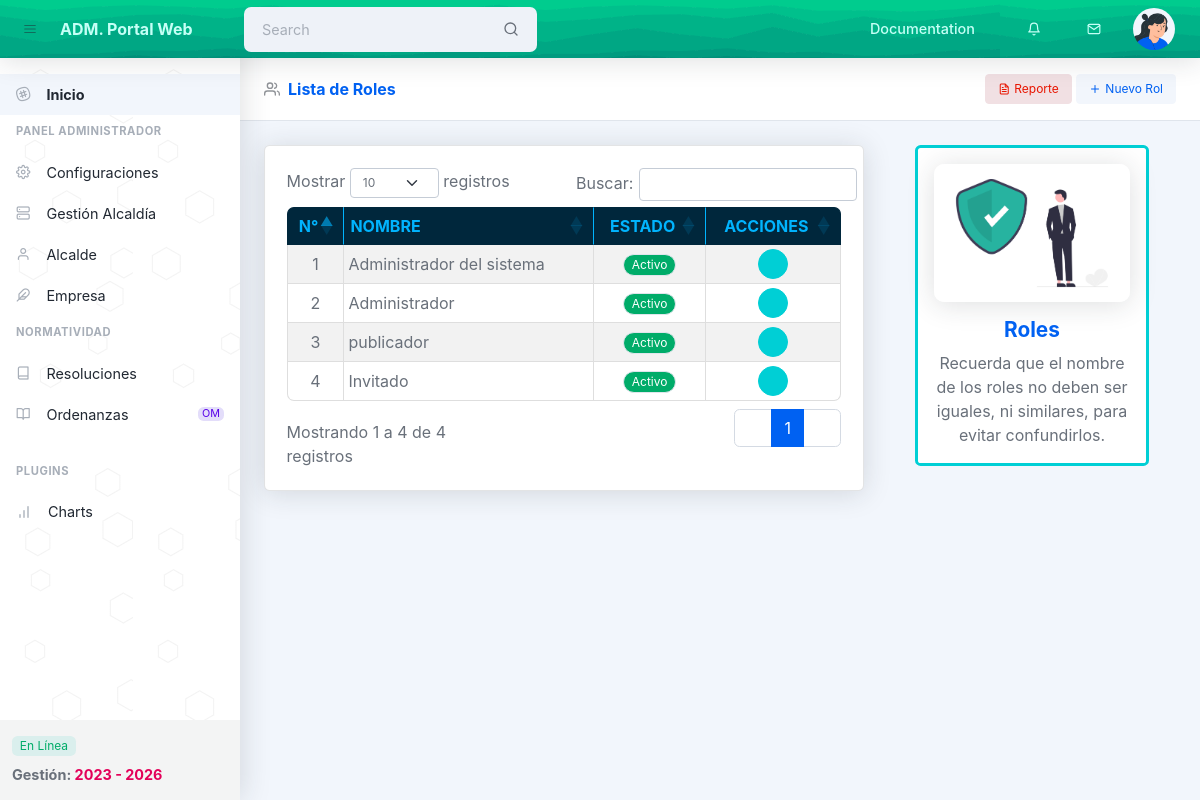
/Roles (signed in), run on the app's committed database.
### tables this page shows
CREATE TABLE IF NOT EXISTS `roles` (
  `roles_id` int NOT NULL AUTO_INCREMENT,
  `roles_nombre` varchar(100) NOT NULL,
  `roles_descripcion` varchar(300) NOT NULL,
  `roles_estado` tinyint NOT NULL DEFAULT '1',
  `roles_fechacreacion` timestamp NOT NULL DEFAULT CURRENT_TIMESTAMP,
  `roles_fechaupdate` timestamp NOT NULL DEFAULT CURRENT_TIMESTAMP ON UPDATE CURRENT_TIMESTAMP,
  PRIMARY KEY (`roles_id`)
);

### Libraries/Core/Views.php (called while the page is built, shortened)
<?php
class Views
{
  function getView($controller, $view, $data = array(), $controllerPadre = true)
  {
    $controller = get_class($controller);
    if ($controller == "Home") {
      $view = 'Views/' . $view . '.php';
    } else {
      $view = 'Views/' . $controller . '/' . $view . '.php';
    }
    require_once($view);
  }
}

### Controllers/Roles.php (called while the page is built, shortened)
<?php
class Roles extends Controllers
{
  public function roles()
  {
    $data['page_id'] = 3;
    $data['page_tag'] = "MDESV - Sistema Caja";
    $data['page_title'] = ":. Roles - Sistema Caja";
    $data['page_name'] = "Lista de Roles";
    $data['page_css'] = "roles/roles";
    $data['page_function_js'] = "roles/functions_roles";
    $data['lista_roles'] = $this->model->selectsRoles();
    $this->views->getView($this, "roles", $data);
  }
}

### index.php (called while the page is built, shortened)
<?php
require_once("Helpers/Helpers.php");
require_once("Libraries/Core/Load.php");

### Helpers/Helpers.php (called while the page is built, shortened)
<?php
function base_url()
{
  return BASE_URL;
}
function media()
{
  return BASE_URL . "Assets";
}

### Libraries/Core/Mysql.php (called while the page is built, shortened)
<?php
class Mysql extends Conexion
{
  function __construct()
  {
    $auxConexion = new Conexion();
    $this->conexionPortal = $auxConexion->conectPortal();
  }
  public function select_all(string $query, array $arrvalues = array(), string $base = '')
  {
    $this->strquery = $query;
    $this->arrvalues = $arrvalues;
    if ($base == 'portal_mdesv') {
      $result = $this->conexionPortal->prepare($this->strquery);
    } else {
      echo 'Base de datos no especificada.';
      die;
    }
    $result->execute($this->arrvalues);
    $data = $result->fetchAll(PDO::FETCH_ASSOC);
    return $data;
  }
}

### Libraries/Core/Conexion.php (called while the page is built)
<?php
class Conexion
{
  private $portal;
  public function __construct()
  {
    $conecctionString = "mysql:host=" . DB_HOST . ";dbname=" . DB_PORTAL;
    try {
      $this->portal = new PDO($conecctionString, DB_USER, DB_PASSWORD);
      $this->portal->setAttribute(PDO::ATTR_ERRMODE,    PDO::ERRMODE_EXCEPTION);
    } catch (PDOException $e) {
      $this->portal = 'Error de conexión';
      echo "ERROR: " . $e->getMessage();
      die;
    }
  }
  public function conectPortal()
  {
    return $this->portal;
  }
}

### Models/RolesModel.php (called while the page is built, shortened)
<?php
class RolesModel extends Mysql
{
  public function selectsRoles(int $roles_estado = 1)
  {
    $sql = 'SELECT * FROM roles
    -- WHERE roles_estado = :roles_estado
    ';
    $request = $this->select_all($sql, array(), DB_PORTAL);
    return $request;
  }
}

### Views/Roles/roles.php (the view, shortened to what this page needs)
<main>
    <header class="page-header page-header-compact page-header-light border-bottom bg-white mb-4">
        <div class="container-fluid px-4">
            <div class="page-header-content">
                <div class="row align-items-center justify-content-between pt-3">
                    <div class="col-auto mb-3">
                        <h1 class="page-header-title fw-700 text-primary">
                            <div class="page-header-icon"><i data-feather="users"></i></div>
                            <?= !empty($data['page_name']) ? $data['page_name'] : 'Sin Nombre' ?>
                        </h1>
                    </div>
                    <div class="col-12 col-xl-auto mb-3">
                        <a class="btn btn-sm btn-danger-soft text-danger" href="#">
                            <i class="feather-file-text me-1"></i>
                            Reporte
                        </a>
                        <a class="btn btn-sm btn-light text-primary" href="<?= base_url() ?>Roles/Nuevo">
                            <i class="me-1" data-feather="plus"></i>
                            Nuevo Rol
                        </a>
                    </div>
                </div>
            </div>
        </div>
    </header>
    <div class="container-fluid px-4">
        <div class="row">
            <div class="col-xs-12 col-lg-12 col-xl-8">
                <div class="card">
                    <div class="card-body">
                        <table id="tb_roles" class="table-bordered dataTable table-striped table-hover table-sm w-100">
                            <thead>
                                <tr>
                                    <th class="text-center">N°</th>
                                    <th>NOMBRE</th>
                                    <th class="text-center">ESTADO</th>
                                    <th class="text-center">ACCIONES</th>
                                </tr>
                            </thead>
                            <tbody>
                                <?php
                                if ($data['lista_roles'] !== []) {
                                    foreach ($data['lista_roles'] as $key => $value) { ?>
                                        <tr>
                                            <td class="text-center"><?= ($key + 1) ?></td>
                                            <td><?= $value['roles_nombre'] ?></td>
                                            <td class="text-center">
                                                <?= ($value['roles_estado'] == '1') ? '<span class="badge border rounded-pill bg-success">Activo</span>' : '<span class="badge border rounded-pill bg-danger">Inactivo</span>' ?>
                                            </td>
                                            <td class="text-center"><a href="<?= base_url() ?>Roles/editar?roles_id=<?= $value['roles_id'] ?>" class="btn btn-info btn-sm btn-icon"><i class="fa-solid fa-pencil"></i></a>
                                            </td>
                                        </tr>
                                <?php
                                    }
                                }
                                ?>
                            </tbody>
                        </table>
                    </div>
                </div>
            </div>
            <div class="d-none d-xl-block col-lg-3 p-3 border border-3 border-info rounded bg-white m-auto mt-0">
                <div class="row">
                    <div class="col-md-12">
                        <img class="shadow roles_img" src="<?= media() ?>/images/roles_1.png" alt="">
                    </div>
                    <div class="col-md-12">
                        <h3 class="text-center p-3 pb-2 m-0 text-primary"><strong>Roles</strong></h3>
                        <p class="text-center m-0">Recuerda que el nombre de los roles no deben ser iguales, ni similares, para evitar confundirlos.</p>
                    </div>
                </div>
            </div>
        </div>
    </div>
</main>

### data on the page
roles: roles_nombre "Administrador del sistema", roles_estado "Activo"
roles: roles_nombre "Administrador", roles_estado "Activo"
roles: roles_nombre "publicador", roles_estado "Activo"
roles: roles_nombre "Invitado", roles_estado "Activo"

### other printed values
$data['page_name'] "Lista de Roles"
